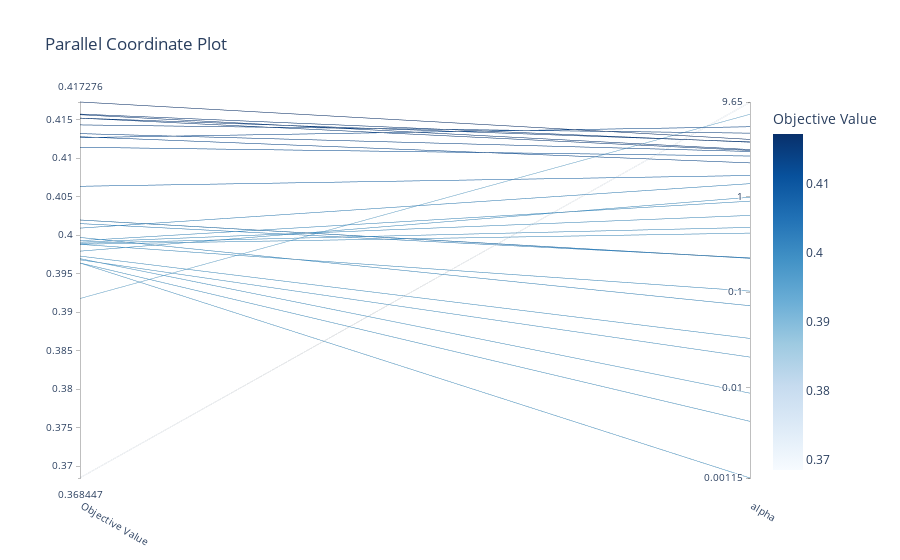

The notebook cell saved with this chart:
### Code cell
visualizations['parallel_coordinate']
